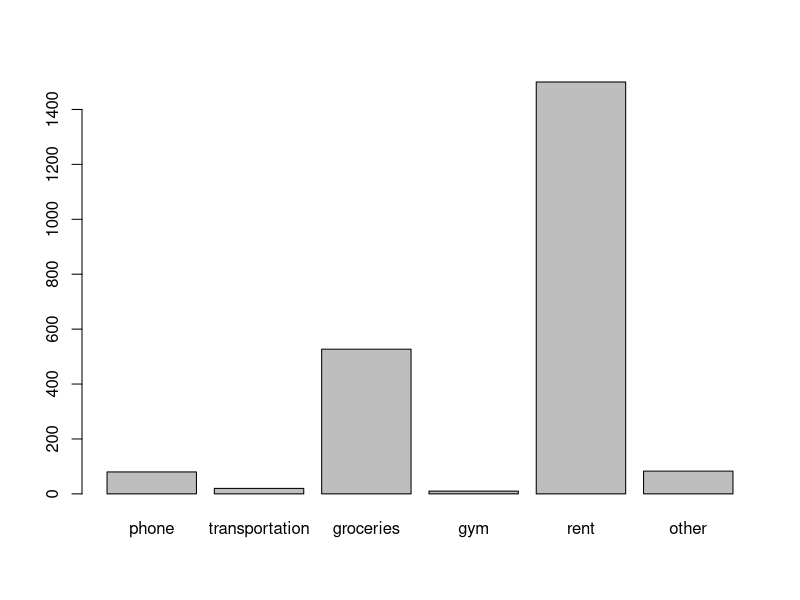
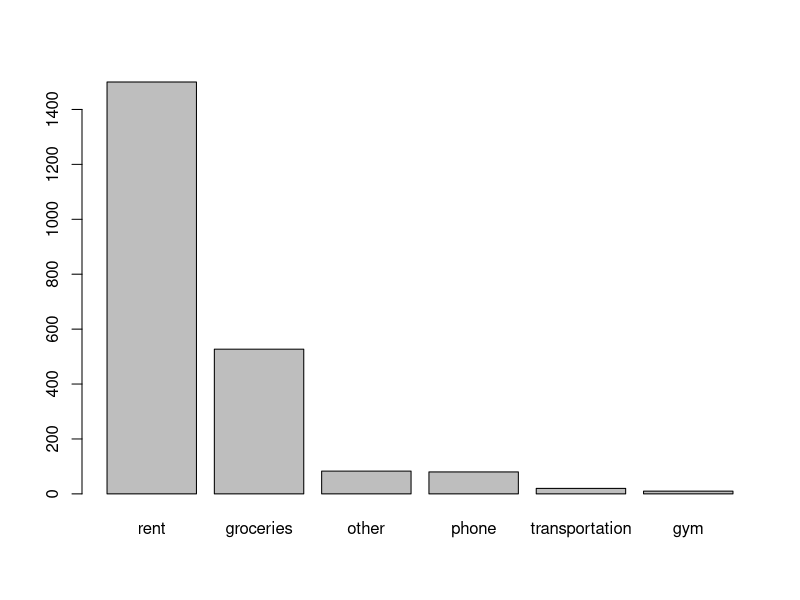

Recreate these plots in R, in order.
# Title: "Lab 1: Basics of R"
# Subtitle: "Stat 133"
# Author: "Gaston Sanchez"


# monthly bills of Leia (a stats undergrad student): 
#  cell phone $80, transportation $20, groceries $527, gym $10, 
# rent $1500, other $83.

# total expenses
80 + 20 + 527 + 10 + 1500 + 83

# assignment operator "arrow"
phone <- 80


# Make more assignments to create variables `transportation`, `groceries`, `gym`, 
# `rent`, and `other` with their corresponding amounts:
transportation <- 20
groceries <- 527
gym <- 10
rent <- 1500
other <- 83

# create a `total` object with the sum of the expenses:
total <- phone + transportation + groceries + gym + rent + other
total

# semester expenses (assume the semester involves five months)
total * 5

# year expenses (10 months)
total * 10

# your vector expenses (with named elements)
expenses <- c(phone, transportation, groceries, gym, rent, other)
names(expenses) <- c('phone', 'transportation', 'groceries', 'gym', 'rent', 'other')

# barchart
barplot(expenses)

# better barchart
barplot(sort(expenses, decreasing = TRUE))


# Pythagoras formula
# Calculate the hypotenuse of a right triangle with legs of length 3 and 4.
a <- 3
b <- 4
hyp <- sqrt(a^2 + b^2)


#  Binomial probability 
n <- 5    # trials
k <- 2    # successes
p <- 0.5  # probability

# n choose k
factorial(n) / (factorial(n-k) * factorial(k))

# probability of getting exactly 2 heads out of 5 tosses
(factorial(n) / (factorial(n-k) * factorial(k))) * p^k * (1-p)^(n-k)

# probability of getting exactly 2 heads out of 5 tosses
choose(n, k) * p^k * (1-p)^(n-k)

# Consider rolling a fair die 10 times. What is the probability 
# of getting exactly 3 sixes?
choose(10, 3) * (1/6)^3 * (5/6)^(10-3)

# here's another option
times <- 10
sixes <- 3
p_six <- 1/6
choose(times, sixes) * (p_six)^sixes * (1 - p_six)^(times - sixes)

# probability of 2 heads in 5 coin tosses, using dbinom()
dbinom(x = 2, size = 5, prob = 1/2)

# probability of 3 sixes in 3 rolls of a die, using dbinom()
dbinom(x = 3, size = 3, prob = 1/6)

# probability of 2 heads in 5 coin tosses, when prob = 0.35
dbinom(x = 2, size = 5, prob = 0.35)

# probability of getting more than 3 heads in 5 tosses
# with a biased coin of 35% chance of heads
heads4 <- dbinom(x = 4, size = 5, prob = 0.35)
heads5 <- dbinom(x = 5, size = 5, prob = 0.35)
heads4 + heads5

# or equivalently
sum(dbinom(x = 4:5, size = 5, prob = 0.35))


# - Install packages "stringr", "RColorBrewer", and "XML"
install.packages(c("stringer", "RColorBrewer", "XML"))

# Calculate: $3x^2 + 4x + 8$ when $x = 2$
x <- 2
(3 * x^2) + (4 * x) + 8

# Calculate: $3x^2 + 4x + 8$ but now with a numeric sequence for $x$ 
# using `x <- -3:3`
x <- -3:3
(3 * x^2) + (4 * x) + 8

# Find out how to look for information about math binary operators
# like `+` or `^` (without using `?Arithmetic`).
help("+")
?"^"
